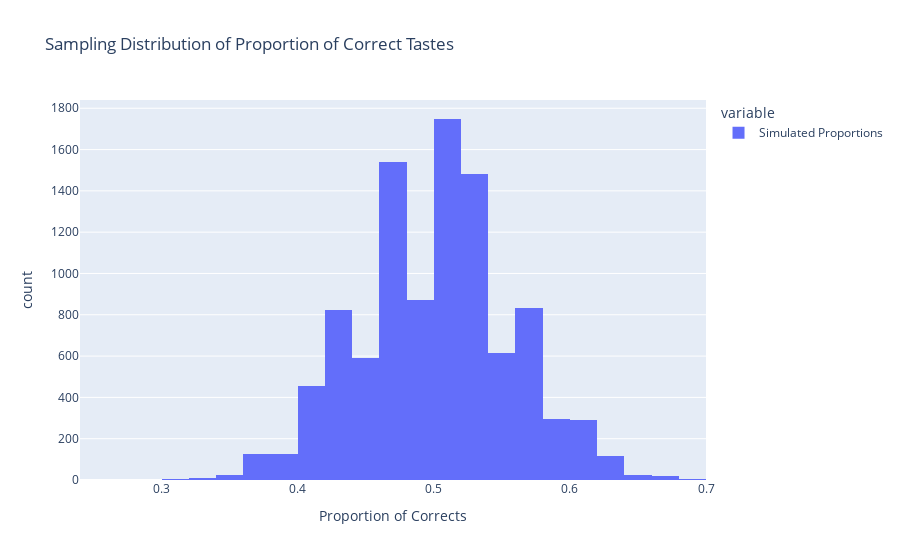
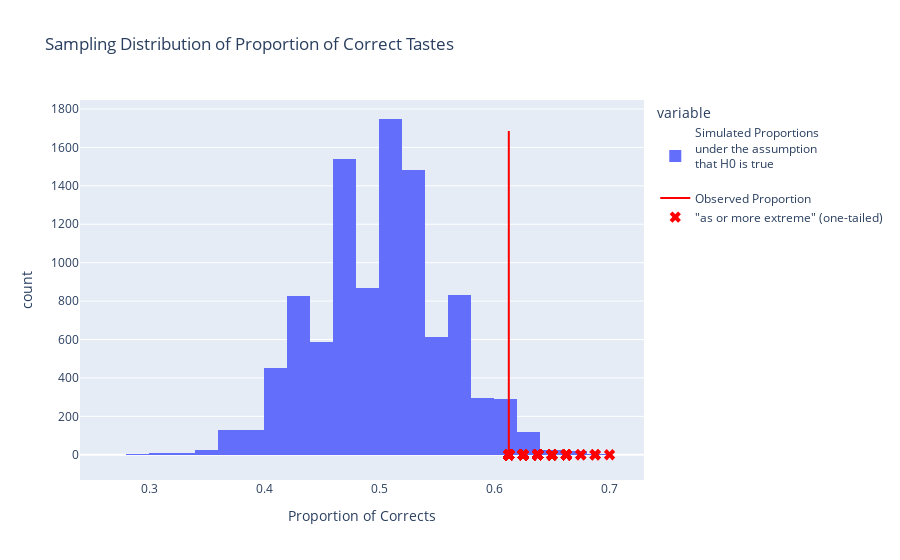

Notebook cell for these charts, in order:
### Code cell
#Question 8

import numpy as np
from scipy import stats
import plotly.express as px
import plotly.graph_objects as go

# Set the parameters
n_per_sample = 80  # Number of students per sample
n_sample_simulations = 10000  # Number of samples to simulate
simulated_proportion = np.zeros(n_sample_simulations)
H0_p = 0.5
np.random.seed(42)

# Simulate the samples
for i in range(n_sample_simulations):
    # Simulate the tastes
    n_correct = np.random.choice(['T', 'F'], p=[H0_p, 1 - H0_p], size=n_per_sample)
    simulated_proportion[i] = (n_correct == 'T').mean()

# Create the histogram using plotly.express
fig = px.histogram(simulated_proportion, nbins=30,
                   title='Sampling Distribution of Proportion of Correct Tastes',
                   labels={'value': 'Proportion of Corrects', 'count': 'Frequency'})
fig.update_traces(name='Simulated Proportions')
fig.show(render='png')

# Observed proportion statistic
observed_proportion_statistic = 49 / 80
print("If we observed a proportion of", observed_proportion_statistic, "correct out of", n_per_sample, "students")

# One-tailed p-value calculation
# Calculate the p-value: proportion of simulations greater than observed proportion
p_value_one_tailed = (simulated_proportion >= observed_proportion_statistic).mean()

print("The one-tailed p-value is:", p_value_one_tailed)
print("This represents the probability of observing a proportion as extreme or more extreme than", observed_proportion_statistic, "if H0 is true.")

# Plot the histogram again with the observed proportion
fig = px.histogram(simulated_proportion, nbins=30,
                   title='Sampling Distribution of Proportion of Correct Tastes',
                   labels={'value': 'Proportion of Corrects', 'count': 'Frequency'})
fig.update_traces(name='Simulated Proportions<br>under the assumption<br>that H0 is true<br>')

# Add vertical line for observed proportion
fig.add_trace(go.Scatter(x=[observed_proportion_statistic] * 2,
                         y=[0, max(np.histogram(simulated_proportion, bins=30)[0])],
                         mode='lines', line=dict(color='red', width=2), name='Observed Proportion'))

# Mark the p-value area (right tail)
x_as_or_more_extreme = simulated_proportion[simulated_proportion >= observed_proportion_statistic]
fig.add_trace(go.Scatter(x=x_as_or_more_extreme, y=0 * x_as_or_more_extreme,
    mode='markers', marker=dict(color='red', size=10, symbol='x'),
    name='"as or more extreme" (one-tailed)'))

fig.show(render='png')


#Conclusion: as the p-value for the test is 0.0277<0.05, there is a very strong evidence that we reject the null hypothesis, 
# so we could say people can taste the order of the milk and tea pouring in the drink.

### Figure 1 — Plotly figure (JSON) as saved in the notebook; plotly's stock layout.template omitted (floating-point values rounded to 4 significant figures; data arrays with more than 128 entries replaced by an {"elided": "..."} marker saying what was removed)
{"data": [{"alignmentgroup": "True", "bingroup": "x", "hovertemplate": "variable=0<br>Proportion of Corrects=%{x}<br>count=%{y}<extra></extra>", "legendgroup": "0", "marker": {"color": "#636efa", "pattern": {"shape": ""}}, "name": "Simulated Proportions", "nbinsx": 30, "offsetgroup": "0", "orientation": "v", "showlegend": true, "type": "histogram", "x": {"elided": "10000 float values"}, "xaxis": "x", "yaxis": "y"}], "layout": {"barmode": "relative", "legend": {"title": {"text": "variable"}, "tracegroupgap": 0}, "title": {"text": "Sampling Distribution of Proportion of Correct Tastes"}, "xaxis": {"anchor": "y", "domain": [0, 1], "title": {"text": "Proportion of Corrects"}}, "yaxis": {"anchor": "x", "domain": [0, 1], "title": {"text": "count"}}}}

### Figure 2 — Plotly figure (JSON) as saved in the notebook; plotly's stock layout.template omitted (floating-point values rounded to 4 significant figures; data arrays with more than 128 entries replaced by an {"elided": "..."} marker saying what was removed)
{"data": [{"alignmentgroup": "True", "bingroup": "x", "hovertemplate": "variable=0<br>Proportion of Corrects=%{x}<br>count=%{y}<extra></extra>", "legendgroup": "0", "marker": {"color": "#636efa", "pattern": {"shape": ""}}, "name": "Simulated Proportions<br>under the assumption<br>that H0 is true<br>", "nbinsx": 30, "offsetgroup": "0", "orientation": "v", "showlegend": true, "type": "histogram", "x": {"elided": "10000 float values"}, "xaxis": "x", "yaxis": "y"}, {"line": {"color": "red", "width": 2}, "mode": "lines", "name": "Observed Proportion", "type": "scatter", "x": [0.6125, 0.6125], "y": [0, 1685]}, {"marker": {"color": "red", "size": 10, "symbol": "x"}, "mode": "markers", "name": "\"as or more extreme\" (one-tailed)", "type": "scatter", "x": {"elided": "277 float values"}, "y": {"elided": "277 int values"}}], "layout": {"barmode": "relative", "legend": {"title": {"text": "variable"}, "tracegroupgap": 0}, "title": {"text": "Sampling Distribution of Proportion of Correct Tastes"}, "xaxis": {"anchor": "y", "domain": [0, 1], "title": {"text": "Proportion of Corrects"}}, "yaxis": {"anchor": "x", "domain": [0, 1], "title": {"text": "count"}}}}
